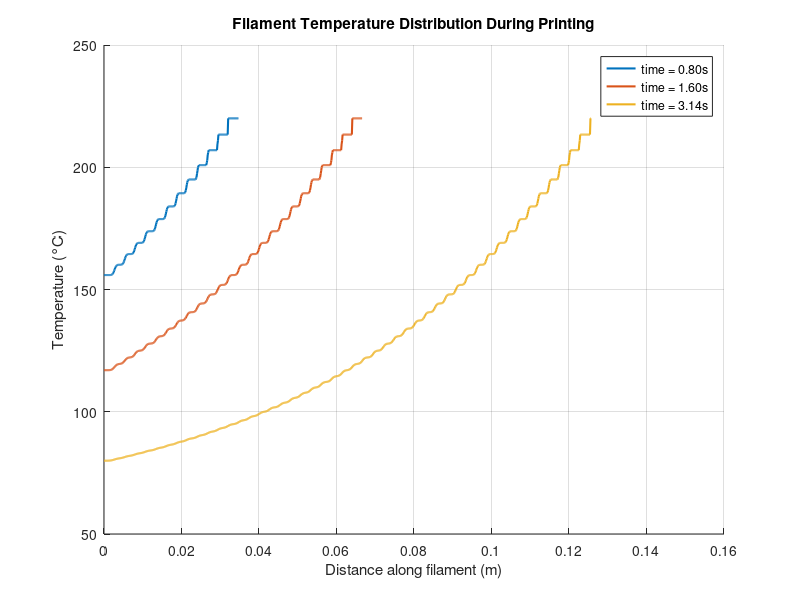
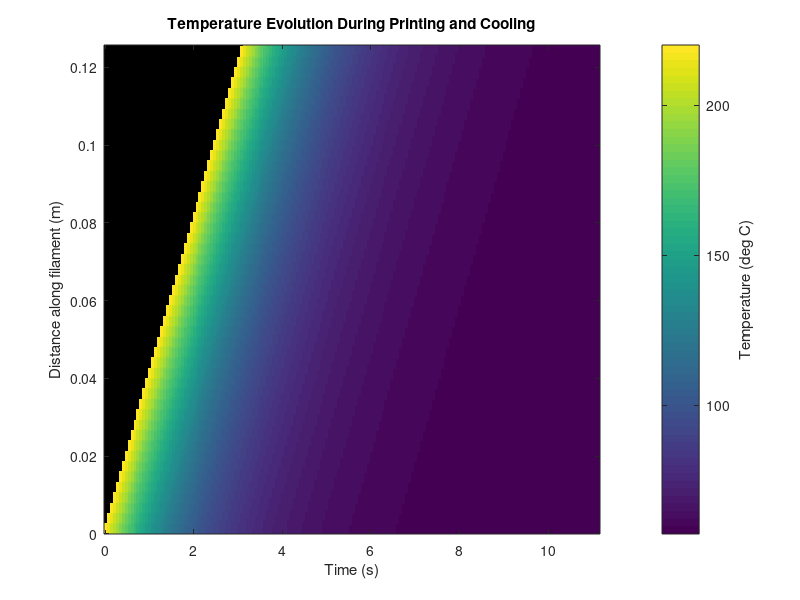

Reproduce these figures in MATLAB, in order.
rho = 1240; %Density of filament
cp = 1800; %Specific heat capacity of filament
k = 0.2; %Thermal Conductivity
h = 15; %convection coeff to air
hp = 500; %convection coeff to hot plate
a = 0.0004; %length of cross-section of filament

Tdep = 220; %nozzle temp
Tinf = 22; %ambient temp
Tp = 60; %Hot plate temp

vp = 0.04; %printing speed

r = 0.02; %radius of circle to be printed

Ltotal = 2*pi*r; %distance to print

tprint = Ltotal/vp; %minimum time needed to print

%Discretizationnnnn

%spatial discretization
N = 1001; %more cells = better results = bad computation time
s = linspace(0, Ltotal, N)';
ds = s(2)-s(1);

alpha = k/(rho*cp);
betaAir = 3*h/(rho*cp*a);
betaPlate = hp/(rho*cp*a);

%time discretization
dtMax = 1/(2*alpha/ds^2 + betaAir + betaPlate); %explicit scheme
dt = 0.8*dtMax;

tEnd = tprint + 8; %change number to continue simulation for time beyond printing
Nt = ceil(tEnd/dt) + 1;
dt = tEnd/(Nt-1); %adjusting time step based on end time.
time = linspace(0, tEnd,Nt);

%%Temp field
T = nan(N,Nt); %Temp at node i at j time [T(i,j)]
T(:,1) = nan;

T(1,1) = Tdep;

for j = 2:Nt
    tNow = time(j);

    %nodes where material is deposited
    nActive = min(N, floor(vp*tNow/ds)+1); %so that we do not exceed the size of matrix
    nActive = max(nActive,1); %at least one node is active

    T(:,j) = T(:,j-1);

    %assign initial temp to all freshly deposited nodes
    for q = 1:nActive
        if isnan(T(q,j-1))
            T(q,j-1) = Tdep;
        end
    end

    %temp of active nodes at prev time
    Told = T(1:nActive,j-1);

    %boundry flux approximation
    Tleft = Told;
    Tright = Told;

    if nActive > 1
        Tleft(2:end) = Told(1:end-1);
        Tright(1:end-1) = Told(2:end);
    end

    lapT = (Tleft - 2*Told + Tright)/ds^2; %fourier law

    dTdt = alpha*lapT - betaAir*(Told-Tinf) - betaPlate*(Told-Tp);

    T(1:nActive,j) = Told + dt*dTdt;

    %T(nActive+1:end,j) = nan;
end

figure;
hold on;
timesToPlot = [0.25 0.5 1]*tprint;

for q = 1:numel(timesToPlot)
    [~,idx] = min(abs(time-timesToPlot(q)));
    plot(s,T(:,idx),'LineWidth',1.5,'DisplayName',sprintf('time = %.2fs',time(idx)));
end

xlabel('Distance along filament (m)');
ylabel('Temperature (°C)');
title('Filament Temperature Distribution During Printing');
legend('Location','best');
grid on;

figure;
imagesc(time,s,T);
set(gca,'YDir','normal');
xlabel('Time (s)');
ylabel('Distance along filament (m)');
title('Temperature Evolution During Printing and Cooling');
cb = colorbar;
ylabel(cb,'Temperature (deg C)');

idxPrint = find(time >= tprint,1);
uniformTolerance = 1;

coolingTime = 0;
uniformTime = 0;

for j = idxPrint:Nt
    activeT = T(:,j);
    activeT = activeT(~isnan(activeT));
    
    if isempty(activeT)
        continue;
    end

    tempRange = max(activeT) - min(activeT);

    if tempRange <= uniformTolerance
        uniformTime = time(j);
        coolingTime = uniformTime - tprint;
        break;
    end
end

if uniformTime == 0
    fprintf('Filament did not reach the uniformity threshold. Increase simulation time\n');
else
    fprintf('Uniformity reached at %.3f s (%.3f s after printing).\n', ...
        uniformTime, coolingTime);
    fprintf('Total printing time       : %.3f s\n', tprint);
    fprintf('Additional cooling time   : %.3f s\n', coolingTime);
    fprintf('Total time (print + cool) : %.3f s\n', (tprint + coolingTime));
end
